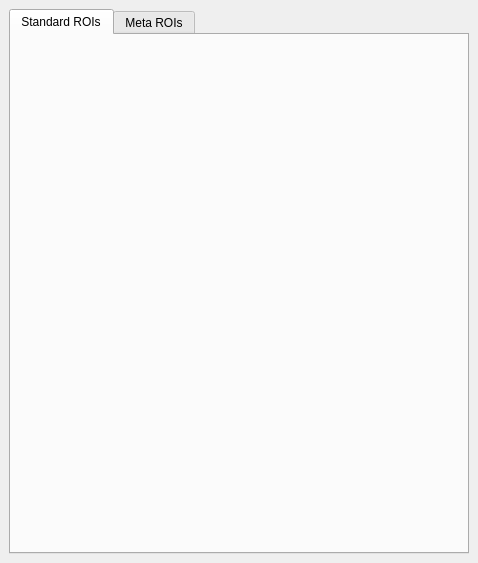
<?xml version="1.0" encoding="UTF-8"?>
<ui version="4.0">
 <class>DockWidget</class>
 <widget class="QDockWidget" name="DockWidget">
  <property name="geometry">
   <rect>
    <x>0</x>
    <y>0</y>
    <width>478</width>
    <height>563</height>
   </rect>
  </property>
  <property name="windowTitle">
   <string>ROI Manager</string>
  </property>
  <widget class="QWidget" name="dockWidgetContents">
   <layout class="QGridLayout" name="gridLayout">
    <item row="0" column="0">
     <widget class="QTabWidget" name="tabWidget">
      <property name="currentIndex">
       <number>0</number>
      </property>
      <widget class="QWidget" name="tabStandard">
       <attribute name="title">
        <string>Standard ROIs</string>
       </attribute>
      </widget>
      <widget class="QWidget" name="tabMetaROI">
       <attribute name="title">
        <string>Meta ROIs</string>
       </attribute>
      </widget>
     </widget>
    </item>
   </layout>
  </widget>
 </widget>
 <resources/>
 <connections/>
</ui>
